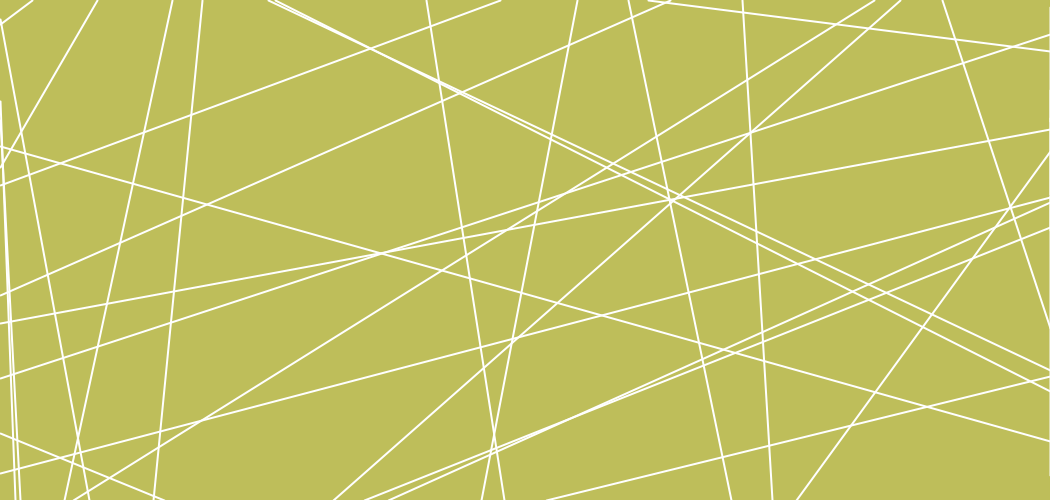
Frame 1 (no input)
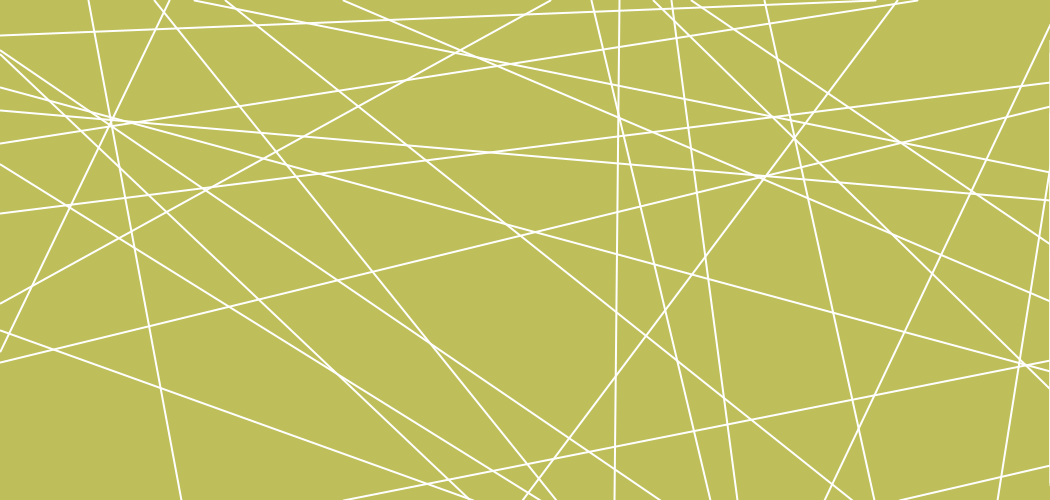
Frame 2 (the mouse pressed at the canvas centre, redrawn once)

The Processing sketch that drew these frames (run headless with seeded random() and noise(); the mouse was pressed at the canvas centre and the sketch redrawn once):

// Processing sketch: processing_100162
// ── processing_100162.pde


int width=1050; // I have created a variable here so I can easily change the size of the drawing without effecting the distribition of the lines 
int height=500;// I have created another variable here for the same reason
int minx= 0;// these next 4 variables enable me to distribute the lines across the entire area of the drawing. No matter what the area assigned above.
int maxx=width;
int miny=0;
int maxy=height;

void setup() {//this function is called once when the program starts.  Used to define initial environment properties and load media such as images or fonts.

  size(1050,500);//set the size of the page to the variables declared above
 
}

void draw() {
  background(190, 190, 90);// background is run here so it redraws each time the draw function runs.  The colour is determined in default (RGB) mode.
  stroke(255);//the lines are white
strokeWeight(2);//the lines are 1 and half pixels thick
for (int i=0;i<4; i++) {// a loop is created here with the 'for' structure' so I can easily set the number of lines I want created. 
// the 'for' structure controls a sequence of repetitions or ITERATIONS. (it has 3 parts (initiate; test; update), each seperated by a semicolon.  It runs through the 3 parts in a loop, until 'test' is determined to be 'false', when the loop is then  exited. 
    line(minx, random(height), maxx, random(height));//a line is draw between 2 point(x1,y1,x2,y2) I use my variables declared above to be able to randomise there position across the entire area.
    line(maxx, random(height), maxx, random(height));
    line(random(width), miny, random(width), maxy);
    line(random(width), maxy, random(width), miny);
    line(minx, random(height), random(width), miny);
    line(minx, random(height), random(width), maxy);
    line(random(width), maxy, maxx, random(height));
    line(random(width), miny, maxx, random(height));//by the time the 'for' strucutre runs 5 times there will be 40 lines in total
  }
  noLoop();// noLoop function here strops the draw function from running continuously.  
  //I could also run noLoop() as the last line in setup() or as the first lie of draw(), to the same effect.
}//signals the end of the draw function


void mousePressed() { //mouse interaction.  When mouse is pressed.....
  redraw();// this function runs the draw() code one time when called by an event such as mousePressed or keyPressed
}
